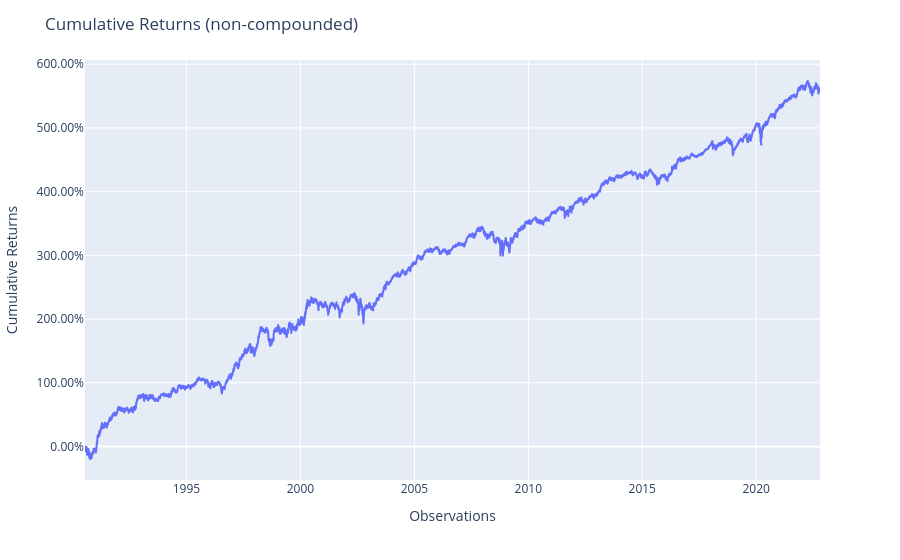

Notebook cell for this chart:
### Code cell
pred.plot_cumulative_returns()

### Figure 1 — Plotly figure (JSON) as saved in the notebook; plotly's stock layout.template omitted (floating-point values rounded to 4 significant figures; data arrays with more than 128 entries replaced by an {"elided": "..."} marker saying what was removed)
{"data": [{"hovertemplate": "variable=cumulative_returns<br>index=%{x}<br>value=%{y}<extra></extra>", "legendgroup": "cumulative_returns", "line": {"color": "#636efa", "dash": "solid"}, "marker": {"symbol": "circle"}, "mode": "lines", "name": "cumulative_returns", "showlegend": true, "type": "scattergl", "x": {"elided": "8127 str values"}, "xaxis": "x", "y": {"elided": "8127 float values"}, "yaxis": "y"}], "layout": {"legend": {"title": {"text": "variable"}, "tracegroupgap": 0}, "margin": {"t": 60}, "showlegend": false, "title": {"text": "Cumulative Returns (non-compounded)"}, "xaxis": {"anchor": "y", "domain": [0, 1], "title": {"text": "Observations"}}, "yaxis": {"anchor": "x", "domain": [0, 1], "tickformat": ".2%", "title": {"text": "Cumulative Returns"}}}}
